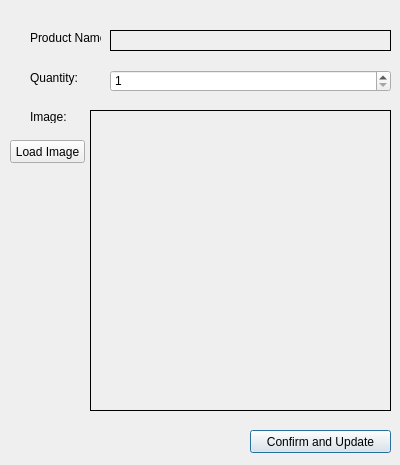
<?xml version="1.0" encoding="UTF-8"?>
<ui version="4.0">
 <class>UpdateItemDialogue</class>
 <widget class="QDialog" name="UpdateItemDialogue">
  <property name="geometry">
   <rect>
    <x>0</x>
    <y>0</y>
    <width>400</width>
    <height>465</height>
   </rect>
  </property>
  <property name="windowTitle">
   <string>Dialog</string>
  </property>
  <widget class="QLabel" name="lblProductName">
   <property name="geometry">
    <rect>
     <x>30</x>
     <y>30</y>
     <width>71</width>
     <height>16</height>
    </rect>
   </property>
   <property name="text">
    <string>Product Name:</string>
   </property>
  </widget>
  <widget class="QLabel" name="lblProductNameDisplay">
   <property name="geometry">
    <rect>
     <x>110</x>
     <y>30</y>
     <width>281</width>
     <height>21</height>
    </rect>
   </property>
   <property name="frameShape">
    <enum>QFrame::Box</enum>
   </property>
   <property name="text">
    <string/>
   </property>
  </widget>
  <widget class="QLabel" name="lblQuantity">
   <property name="geometry">
    <rect>
     <x>30</x>
     <y>70</y>
     <width>71</width>
     <height>16</height>
    </rect>
   </property>
   <property name="text">
    <string>Quantity:</string>
   </property>
  </widget>
  <widget class="QSpinBox" name="sbQuantity">
   <property name="geometry">
    <rect>
     <x>110</x>
     <y>70</y>
     <width>281</width>
     <height>22</height>
    </rect>
   </property>
   <property name="minimum">
    <number>1</number>
   </property>
   <property name="maximum">
    <number>999</number>
   </property>
  </widget>
  <widget class="QLabel" name="lblImage">
   <property name="geometry">
    <rect>
     <x>30</x>
     <y>110</y>
     <width>47</width>
     <height>13</height>
    </rect>
   </property>
   <property name="text">
    <string>Image:</string>
   </property>
  </widget>
  <widget class="QLabel" name="lblImageDisplay">
   <property name="geometry">
    <rect>
     <x>90</x>
     <y>110</y>
     <width>301</width>
     <height>301</height>
    </rect>
   </property>
   <property name="frameShape">
    <enum>QFrame::Box</enum>
   </property>
   <property name="text">
    <string/>
   </property>
  </widget>
  <widget class="QPushButton" name="pbCofirmUpdate">
   <property name="geometry">
    <rect>
     <x>250</x>
     <y>430</y>
     <width>141</width>
     <height>23</height>
    </rect>
   </property>
   <property name="text">
    <string>Confirm and Update</string>
   </property>
  </widget>
  <widget class="QPushButton" name="pushButton">
   <property name="geometry">
    <rect>
     <x>10</x>
     <y>140</y>
     <width>75</width>
     <height>23</height>
    </rect>
   </property>
   <property name="text">
    <string>Load Image</string>
   </property>
  </widget>
 </widget>
 <resources/>
 <connections/>
</ui>
